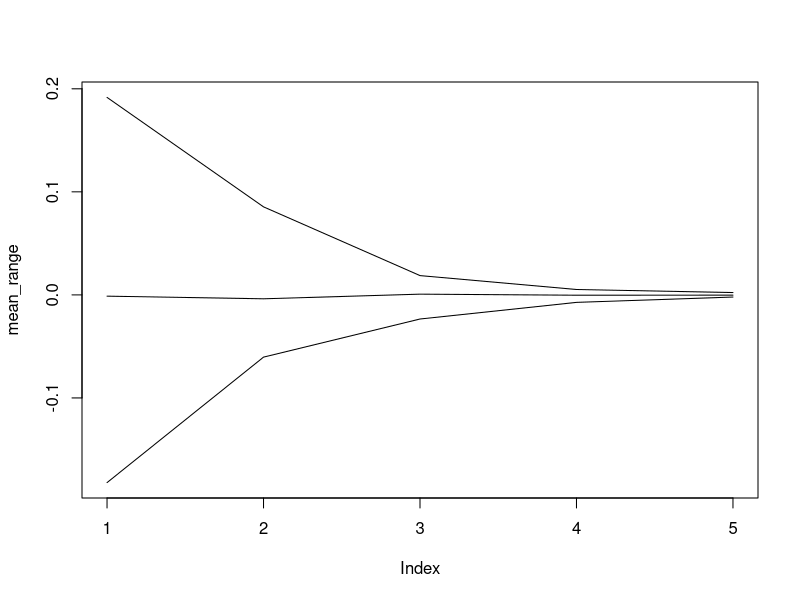

Reproduce this figure in R.
## ---- chunk 1
x = c(3,6,3,4,5)
y = c(2,3,4,5,6)
x>y
## ---- chunk 2
isTRUE(TRUE)
isTRUE(x>y)
## ---- chunk 3
student_work = c(0, 0, 0, 0.25, 0.25, 0.75, 0.75, 1, 1.25, 4)
## ---- chunk 4
mean(student_work)
## ---- chunk 5
t.test(student_work)$conf.int
## ---- chunk 6
# Number of boostrap replications
B = 500

# Compute the length of vector
n = length(student_work)

# Confidence level
alpha = 0.05

# Initialisation of 
boot_mean = rep(NA, B)

for (i in 1:B){
  student_work_star = student_work[sample(1:n, replace = TRUE)]
  boot_mean[i] = mean(student_work_star)
}

quantile(boot_mean, c(alpha/2, 1 - alpha/2))
#hist(boot_mean, probability = TRUE)

## ---- chunk 7
n = 10^(2:6)
m = 50
res = matrix(NA, m, length(n))

for (j in 1:length(n)){
  for (i in 1:m){
    set.seed(i)
    x = rnorm(n[j])
    res[i,j] = mean(x)
  }
}

min_range = apply(res, 2, min)
mean_range = apply(res, 2, mean)
max_range = apply(res, 2, max)

plot(mean_range, type = "l", ylim = range(cbind(min_range, max_range)))
lines(min_range)
lines(max_range)
